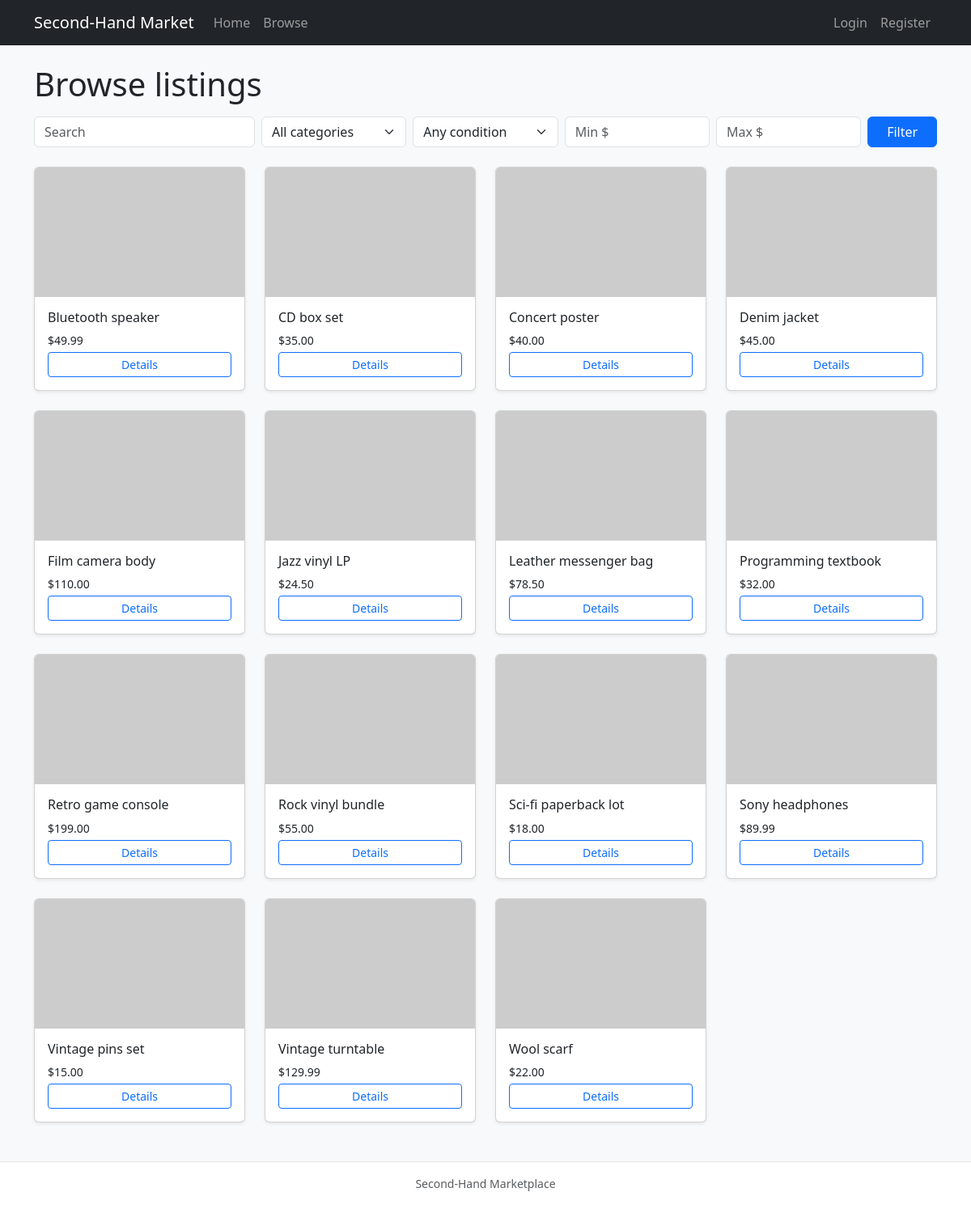
/products.php, run on the app's committed database.
### tables this page shows
CREATE TABLE products (
  id INT UNSIGNED AUTO_INCREMENT PRIMARY KEY,
  name VARCHAR(200) NOT NULL,
  description TEXT,
  price DECIMAL(10,2) NOT NULL,
  image_url VARCHAR(500) DEFAULT NULL,
  category VARCHAR(80) NOT NULL,
  `condition` VARCHAR(40) NOT NULL,
  stock INT UNSIGNED NOT NULL DEFAULT 0,
  seller_id INT UNSIGNED NOT NULL,
  created_at TIMESTAMP DEFAULT CURRENT_TIMESTAMP,
  CONSTRAINT fk_products_seller FOREIGN KEY (seller_id) REFERENCES users(id) ON DELETE CASCADE
);

### includes/product_image_upload.php (called while the page is built, shortened)
<?php
function product_image_url(?string $url): string
{
    if (str_starts_with($url, 'http://') || str_starts_with($url, 'https://')) {
        return $url;
    }
    return str_starts_with($url, '/') ? $url : '/' . $url;
}

### products.php (the view, shortened to what this page needs)
<?php
require __DIR__ . '/includes/init.php';
$q = isset($_GET['q']) ? trim((string) $_GET['q']) : '';
$minP = isset($_GET['min_price']) ? trim((string) $_GET['min_price']) : '';
$maxP = isset($_GET['max_price']) ? trim((string) $_GET['max_price']) : '';
$sql = 'SELECT p.*, u.name AS seller_name FROM products p JOIN users u ON u.id = p.seller_id WHERE 1=1';
$params = [];
$sql .= ' ORDER BY p.name ASC';
$stmt = $pdo->prepare($sql);
$stmt->execute($params);
$rows = $stmt->fetchAll();
require __DIR__ . '/includes/header.php';
?>
<h1 class="mb-3">Browse listings</h1>
<form class="row g-2 mb-4" method="get" action="products.php">
  <div class="col-md-3">
    <input type="search" class="form-control" name="q" placeholder="Search" value="<?php echo htmlspecialchars($q); ?>">
  </div>
  <div class="col-md-2">
    <select name="category" class="form-select">
      <option value="">All categories</option>
    </select>
  </div>
  <div class="col-md-2">
    <select name="condition" class="form-select">
      <option value="">Any condition</option>
    </select>
  </div>
  <div class="col-md-2">
    <input type="number" step="0.01" class="form-control" name="min_price" placeholder="Min $" value="<?php echo htmlspecialchars($minP); ?>">
  </div>
  <div class="col-md-2">
    <input type="number" step="0.01" class="form-control" name="max_price" placeholder="Max $" value="<?php echo htmlspecialchars($maxP); ?>">
  </div>
  <div class="col-md-1">
    <button type="submit" class="btn btn-primary w-100">Filter</button>
  </div>
</form>
<div class="row g-4">
<?php foreach ($rows as $p): ?>
  <div class="col-md-4 col-lg-3">
    <div class="card h-100 shadow-sm">
      <?php if (!empty($p['image_url'])): ?>
      <img src="<?php echo htmlspecialchars(product_image_url($p['image_url'])); ?>" class="card-img-top" alt="" style="height:160px;object-fit:cover;">
      <?php else: ?>
      <div class="card-img-top bg-secondary-subtle d-flex align-items-center justify-content-center" style="height:160px;">No image</div>
      <?php endif; ?>
      <div class="card-body d-flex flex-column">
        <h2 class="h6 card-title"><?php echo htmlspecialchars($p['name']); ?></h2>
        <p class="small mb-1">$<?php echo number_format((float) $p['price'], 2); ?></p>
        <a class="btn btn-outline-primary btn-sm mt-auto" href="product.php?id=<?php echo (int) $p['id']; ?>">Details</a>
      </div>
    </div>
  </div>
<?php endforeach; ?>
</div>
<?php require __DIR__ . '/includes/footer.php'; ?>

### data on the page
products: name "Bluetooth speaker", price "49.99"
products: name "CD box set", price "35.00"
products: name "Concert poster", price "40.00"
products: name "Denim jacket", price "45.00"
products: name "Film camera body", price "110.00"
products: name "Jazz vinyl LP", price "24.50"
products: name "Leather messenger bag", price "78.50"
products: name "Programming textbook", price "32.00"
products: name "Retro game console", price "199.00"
products: name "Rock vinyl bundle", price "55.00"
products: name "Sci-fi paperback lot", price "18.00"
products: name "Sony headphones", price "89.99"
products: name "Vintage pins set", price "15.00"
products: name "Vintage turntable", price "129.99"
products: name "Wool scarf", price "22.00"
